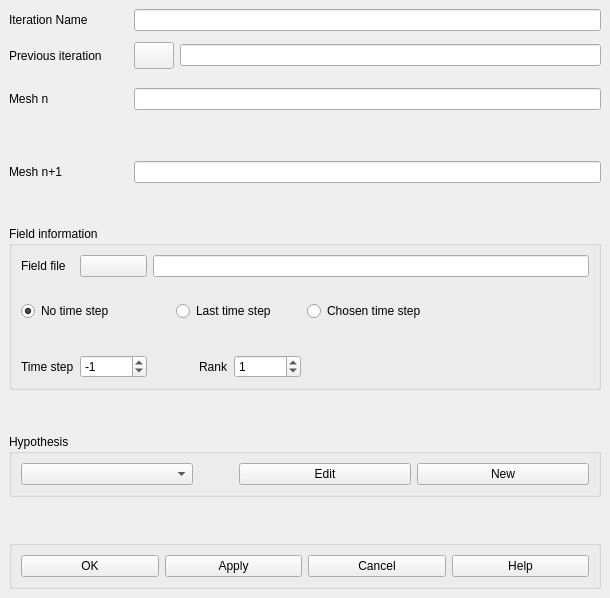
<ui version="4.0" >
 <class>CreateIteration</class>
 <widget class="QWidget" name="CreateIteration" >
  <property name="geometry" >
   <rect>
    <x>0</x>
    <y>0</y>
    <width>610</width>
    <height>598</height>
   </rect>
  </property>
  <property name="windowTitle" >
   <string>Create an iteration</string>
  </property>
  <layout class="QGridLayout" >
   <property name="margin" >
    <number>9</number>
   </property>
   <property name="spacing" >
    <number>6</number>
   </property>
   <item row="6" column="0" colspan="4" >
    <widget class="QGroupBox" name="GBField" >
     <property name="title" >
      <string>Field information</string>
     </property>
     <layout class="QGridLayout" >
      <property name="margin" >
       <number>9</number>
      </property>
      <property name="spacing" >
       <number>6</number>
      </property>
      <item row="0" column="2" colspan="5" >
       <widget class="QLineEdit" name="LEFieldFile" >
        <property name="minimumSize" >
         <size>
          <width>282</width>
          <height>21</height>
         </size>
        </property>
       </widget>
      </item>
      <item row="1" column="3" colspan="4" >
       <spacer>
        <property name="orientation" >
         <enum>Qt::Vertical</enum>
        </property>
        <property name="sizeHint" >
         <size>
          <width>138</width>
          <height>18</height>
         </size>
        </property>
       </spacer>
      </item>
      <item row="2" column="6" >
       <widget class="QRadioButton" name="RBChosen" >
        <property name="text" >
         <string>Chosen time step</string>
        </property>
       </widget>
      </item>
      <item row="4" column="6" >
       <spacer>
        <property name="orientation" >
         <enum>Qt::Horizontal</enum>
        </property>
        <property name="sizeType" >
         <enum>QSizePolicy::Expanding</enum>
        </property>
        <property name="sizeHint" >
         <size>
          <width>255</width>
          <height>13</height>
         </size>
        </property>
       </spacer>
      </item>
      <item row="4" column="5" >
       <widget class="QSpinBox" name="SpinBox_Rank" >
        <property name="maximum" >
         <number>1010000</number>
        </property>
        <property name="minimum" >
         <number>-1</number>
        </property>
        <property name="value" >
         <number>1</number>
        </property>
       </widget>
      </item>
      <item row="4" column="4" >
       <widget class="QLabel" name="Rank" >
        <property name="text" >
         <string>Rank</string>
        </property>
       </widget>
      </item>
      <item row="4" column="2" colspan="2" >
       <spacer>
        <property name="orientation" >
         <enum>Qt::Horizontal</enum>
        </property>
        <property name="sizeType" >
         <enum>QSizePolicy::Fixed</enum>
        </property>
        <property name="sizeHint" >
         <size>
          <width>40</width>
          <height>13</height>
         </size>
        </property>
       </spacer>
      </item>
      <item row="4" column="1" >
       <widget class="QSpinBox" name="SpinBox_TimeStep" >
        <property name="maximum" >
         <number>100000</number>
        </property>
        <property name="minimum" >
         <number>-2</number>
        </property>
        <property name="value" >
         <number>-1</number>
        </property>
       </widget>
      </item>
      <item row="4" column="0" >
       <widget class="QLabel" name="TimeStep" >
        <property name="text" >
         <string>Time step</string>
        </property>
       </widget>
      </item>
      <item row="3" column="0" colspan="4" >
       <spacer>
        <property name="orientation" >
         <enum>Qt::Vertical</enum>
        </property>
        <property name="sizeHint" >
         <size>
          <width>138</width>
          <height>28</height>
         </size>
        </property>
       </spacer>
      </item>
      <item row="2" column="3" colspan="3" >
       <widget class="QRadioButton" name="RBLast" >
        <property name="text" >
         <string>Last time step</string>
        </property>
       </widget>
      </item>
      <item row="2" column="0" colspan="3" >
       <widget class="QRadioButton" name="RBNo" >
        <property name="text" >
         <string>No time step</string>
        </property>
        <property name="checkable" >
         <bool>true</bool>
        </property>
        <property name="checked" >
         <bool>true</bool>
        </property>
       </widget>
      </item>
      <item row="0" column="1" >
       <widget class="QPushButton" name="PushFieldFile" >
        <property name="text" >
         <string/>
        </property>
       </widget>
      </item>
      <item row="0" column="0" >
       <widget class="QLabel" name="FieldFile" >
        <property name="text" >
         <string>Field file</string>
        </property>
       </widget>
      </item>
     </layout>
    </widget>
   </item>
   <item row="0" column="0" colspan="2" >
    <widget class="QLabel" name="Iteration_Name" >
     <property name="text" >
      <string>Iteration Name</string>
     </property>
    </widget>
   </item>
   <item row="0" column="2" colspan="2" >
    <widget class="QLineEdit" name="LEIterationName" >
     <property name="minimumSize" >
      <size>
       <width>290</width>
       <height>21</height>
      </size>
     </property>
     <property name="maxLength" >
      <number>200</number>
     </property>
    </widget>
   </item>
   <item row="1" column="0" >
    <widget class="QLabel" name="Iter_Parent" >
     <property name="text" >
      <string>Previous iteration</string>
     </property>
    </widget>
   </item>
   <item row="1" column="1" >
    <spacer>
     <property name="orientation" >
      <enum>Qt::Vertical</enum>
     </property>
     <property name="sizeHint" >
      <size>
       <width>20</width>
       <height>24</height>
      </size>
     </property>
    </spacer>
   </item>
   <item row="1" column="2" >
    <widget class="QPushButton" name="PBIterParent" >
     <property name="enabled" >
      <bool>true</bool>
     </property>
     <property name="maximumSize" >
      <size>
       <width>50</width>
       <height>27</height>
      </size>
     </property>
     <property name="text" >
      <string/>
     </property>
    </widget>
   </item>
   <item row="1" column="3" >
    <widget class="QLineEdit" name="LEIterationParentName" >
     <property name="minimumSize" >
      <size>
       <width>0</width>
       <height>21</height>
      </size>
     </property>
     <property name="maxLength" >
      <number>200</number>
     </property>
     <property name="readOnly" >
      <bool>true</bool>
     </property>
    </widget>
   </item>
   <item row="2" column="0" >
    <widget class="QLabel" name="Mesh_n" >
     <property name="text" >
      <string>Mesh n</string>
     </property>
    </widget>
   </item>
   <item row="2" column="1" >
    <spacer>
     <property name="orientation" >
      <enum>Qt::Vertical</enum>
     </property>
     <property name="sizeHint" >
      <size>
       <width>20</width>
       <height>21</height>
      </size>
     </property>
    </spacer>
   </item>
   <item row="2" column="2" colspan="2" >
    <widget class="QLineEdit" name="LEMeshName_n" >
     <property name="minimumSize" >
      <size>
       <width>290</width>
       <height>21</height>
      </size>
     </property>
     <property name="maxLength" >
      <number>32</number>
     </property>
     <property name="readOnly" >
      <bool>true</bool>
     </property>
    </widget>
   </item>
   <item row="3" column="1" >
    <spacer>
     <property name="orientation" >
      <enum>Qt::Vertical</enum>
     </property>
     <property name="sizeHint" >
      <size>
       <width>20</width>
       <height>22</height>
      </size>
     </property>
    </spacer>
   </item>
   <item row="4" column="0" colspan="2" >
    <widget class="QLabel" name="Mesh_np1" >
     <property name="text" >
      <string>Mesh n+1</string>
     </property>
    </widget>
   </item>
   <item row="4" column="2" colspan="2" >
    <widget class="QLineEdit" name="LEMeshName_np1" >
     <property name="minimumSize" >
      <size>
       <width>290</width>
       <height>21</height>
      </size>
     </property>
     <property name="maxLength" >
      <number>32</number>
     </property>
    </widget>
   </item>
   <item row="5" column="1" >
    <spacer>
     <property name="orientation" >
      <enum>Qt::Vertical</enum>
     </property>
     <property name="sizeHint" >
      <size>
       <width>20</width>
       <height>21</height>
      </size>
     </property>
    </spacer>
   </item>
   <item row="7" column="1" >
    <spacer>
     <property name="orientation" >
      <enum>Qt::Vertical</enum>
     </property>
     <property name="sizeHint" >
      <size>
       <width>20</width>
       <height>22</height>
      </size>
     </property>
    </spacer>
   </item>
   <item row="8" column="0" colspan="4" >
    <widget class="QGroupBox" name="Hypothese" >
     <property name="title" >
      <string>Hypothesis</string>
     </property>
     <layout class="QGridLayout" >
      <property name="margin" >
       <number>9</number>
      </property>
      <property name="spacing" >
       <number>6</number>
      </property>
      <item row="0" column="0" >
       <widget class="QComboBox" name="CBHypothese" >
        <property name="currentIndex" >
         <number>-1</number>
        </property>
        <property name="sizeAdjustPolicy" >
         <enum>QComboBox::AdjustToContents</enum>
        </property>
       </widget>
      </item>
      <item row="0" column="1" >
       <spacer>
        <property name="orientation" >
         <enum>Qt::Horizontal</enum>
        </property>
        <property name="sizeType" >
         <enum>QSizePolicy::Fixed</enum>
        </property>
        <property name="sizeHint" >
         <size>
          <width>40</width>
          <height>13</height>
         </size>
        </property>
       </spacer>
      </item>
      <item row="0" column="2" >
       <widget class="QPushButton" name="PBHypoEdit" >
        <property name="text" >
         <string>Edit</string>
        </property>
       </widget>
      </item>
      <item row="0" column="3" >
       <widget class="QPushButton" name="PBHypoNew" >
        <property name="text" >
         <string>New</string>
        </property>
       </widget>
      </item>
     </layout>
    </widget>
   </item>
   <item row="9" column="0" >
    <spacer>
     <property name="orientation" >
      <enum>Qt::Vertical</enum>
     </property>
     <property name="sizeHint" >
      <size>
       <width>20</width>
       <height>21</height>
      </size>
     </property>
    </spacer>
   </item>
   <item row="10" column="0" colspan="4" >
    <widget class="QGroupBox" name="GroupButtons" >
     <property name="title" >
      <string/>
     </property>
     <layout class="QGridLayout" >
      <property name="margin" >
       <number>9</number>
      </property>
      <property name="spacing" >
       <number>6</number>
      </property>
      <item row="0" column="0" >
       <widget class="QPushButton" name="buttonOk" >
        <property name="text" >
         <string>OK</string>
        </property>
        <property name="autoDefault" >
         <bool>false</bool>
        </property>
        <property name="default" >
         <bool>false</bool>
        </property>
       </widget>
      </item>
      <item row="0" column="1" >
       <widget class="QPushButton" name="buttonApply" >
        <property name="text" >
         <string>Apply</string>
        </property>
       </widget>
      </item>
      <item row="0" column="2" >
       <widget class="QPushButton" name="buttonCancel" >
        <property name="text" >
         <string>Cancel</string>
        </property>
       </widget>
      </item>
      <item row="0" column="3" >
       <widget class="QPushButton" name="buttonHelp" >
        <property name="text" >
         <string>Help</string>
        </property>
       </widget>
      </item>
     </layout>
    </widget>
   </item>
  </layout>
 </widget>
 <resources/>
 <connections/>
</ui>
